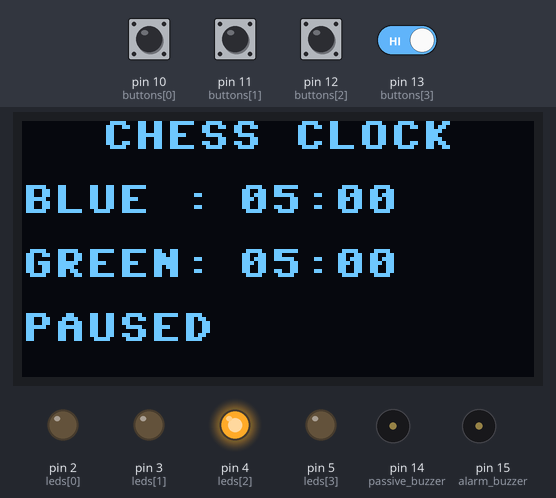
A program run on a simulated MicroPython board. On the bench: 128×64 one-colour display, output pins drawn as LEDs (lit = HIGH), buzzer (waves = sounding, pin HIGH). The test bench sets the inputs (shaded band); at power-on: pin 10 (buttons[0]), pin 11 (buttons[1]), pin 12 (buttons[2]), pin 13 (buttons[3]) HIGH. Library files of the repository ran but are not shown: ssd1306.py.

Above: at 2.6 s.
2.7 s: pin 12 (buttons[2]) pulled LOW for 0.15 s
At 4.5 s:
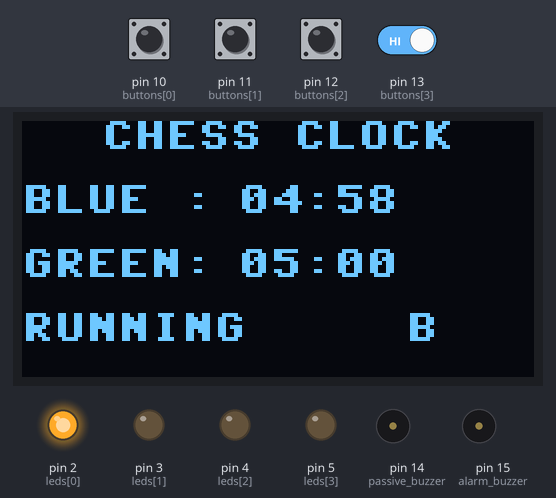
5.3 s: pin 10 (buttons[0]) pulled LOW for 0.15 s
At 7.2 s:
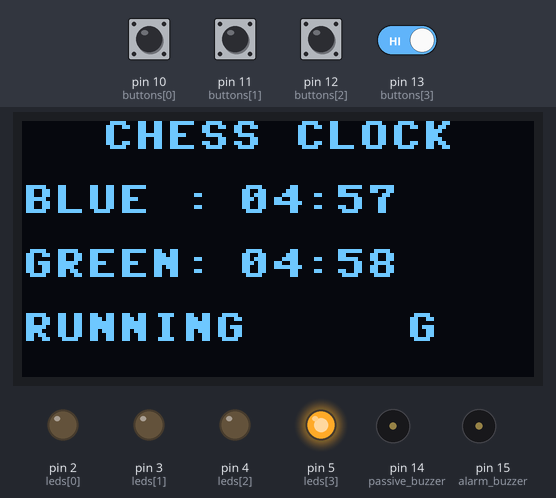
7.9 s: pin 12 (buttons[2]) pulled LOW for 1 s
At 8.7 s:
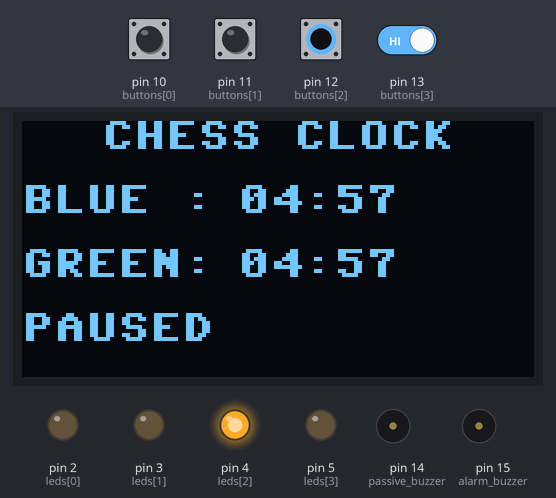
10.4 s: pin 11 (buttons[1]) pulled LOW for 0.15 s
At 11.5 s:
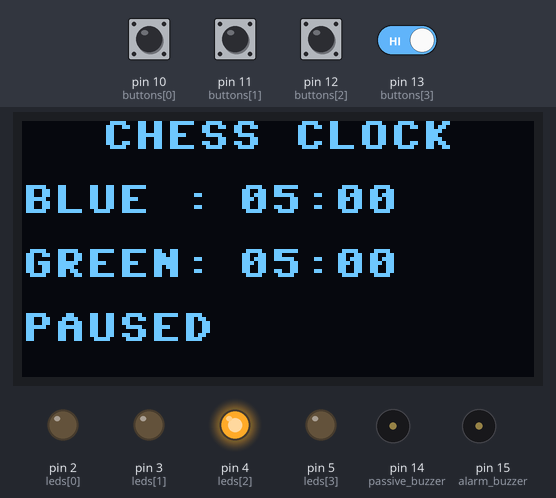
12.0 s: pin 12 (buttons[2]) driven LOW and pin 13 (buttons[3]) driven LOW
At 12.46 s:
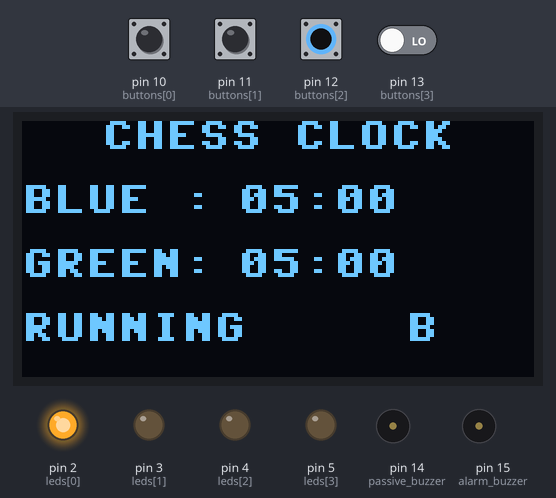
13.8 s: pin 10 (buttons[0]) pulled LOW for 1 s
At 15.8 s:
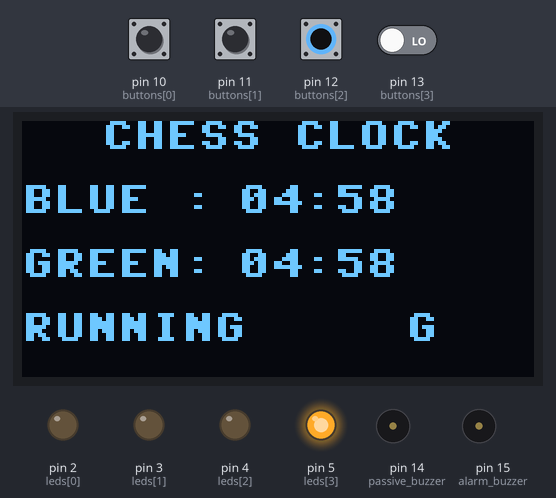
Timing chart, 0 to 17.3 s (numbered marks = the images above; inputs shaded):
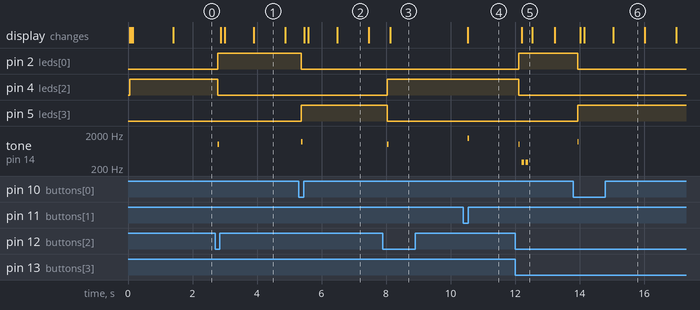

Measured:
- after the input at 2.7 s, pin 2 (leds[0]): LOW → HIGH after 0.09 s; pin 4 (leds[2]): HIGH → LOW after 0.09 s; tone on pin 14 (passive_buzzer): silent → 1000 Hz after 0.09 s, → silent 0.04 s later; the display: first changes after 0.18 s (image 1 shows a later state)
- after the input at 5.3 s, pin 2 (leds[0]): HIGH → LOW after 0.08 s; pin 5 (leds[3]): LOW → HIGH after 0.08 s; tone on pin 14 (passive_buzzer): silent → 1200 Hz after 0.08 s, → silent 0.04 s later; the display: first changes after 0.17 s (image 2 shows a later state)
- after the input at 7.9 s, pin 4 (leds[2]): LOW → HIGH after 0.14 s; pin 5 (leds[3]): HIGH → LOW after 0.14 s; tone on pin 14 (passive_buzzer): silent → 1000 Hz after 0.14 s, → silent 0.04 s later; the display: changes after 0.23 s (image 3)
- after the input at 10.4 s, tone on pin 14 (passive_buzzer): silent → 1500 Hz after 0.13 s, → silent 0.05 s later; the display: changes after 0.13 s (image 4)
- after the input at 12.0 s, pin 2 (leds[0]): LOW → HIGH after 0.11 s; pin 4 (leds[2]): HIGH → LOW after 0.11 s; tone on pin 14 (passive_buzzer): silent → 1000 Hz after 0.11 s, then repeats every 0.13 s: silent 0.05 s, 300 Hz 0.08 s, until it stays silent from 12.4 s; the display: changes after 0.20 s (image 5)
- after the input at 13.8 s, pin 2 (leds[0]): HIGH → LOW after 0.14 s; pin 5 (leds[3]): LOW → HIGH after 0.14 s; tone on pin 14 (passive_buzzer): silent → 1200 Hz after 0.14 s, → silent 0.04 s later; the display: first changes after 0.23 s (image 6 shows a later state)
- what the display in image 1 shows lasts 1.0 s, from 3.9 s to 4.9 s

The program:

chess_clock.py
```python
from machine import Pin, I2C, PWM
import time
import ssd1306

# ============================================================
# PIN CONFIG
# ============================================================
LED_PINS = [2, 3, 4, 5]           # Blue, Red, Yellow, Green
BUTTON_PINS = [10, 11, 12, 13]    # Blue, Red, Yellow, Green
BUZZER_PIN = 14                   # Passive buzzer
ALARM_PIN = 15                    # Active buzzer

WIDTH = 128
HEIGHT = 64

# OLED I2C wiring
i2c = I2C(0, scl=Pin(17), sda=Pin(16), freq=200000)
oled = ssd1306.SSD1306_I2C(WIDTH, HEIGHT, i2c)

# ============================================================
# GAME SETTINGS
# ============================================================
START_SECONDS = 5 * 60     # 5 minutes per player
INCREMENT_SECONDS = 0       # set to 2, 3, etc. if you want increment

# ============================================================
# HARDWARE SETUP
# ============================================================
leds = [Pin(p, Pin.OUT) for p in LED_PINS]
for led in leds:
    led.off()

buttons = [Pin(p, Pin.IN, Pin.PULL_UP) for p in BUTTON_PINS]

passive_buzzer = PWM(Pin(BUZZER_PIN))
passive_buzzer.duty_u16(0)

alarm_buzzer = Pin(ALARM_PIN, Pin.OUT)
alarm_buzzer.off()

# Button order:
# 0 = Blue, 1 = Red, 2 = Yellow, 3 = Green
btn_blue = buttons[0]
btn_red = buttons[1]
btn_yellow = buttons[2]
btn_green = buttons[3]

# LED order:
# 0 = Blue, 1 = Red, 2 = Yellow, 3 = Green
led_blue = leds[0]
led_red = leds[1]
led_yellow = leds[2]
led_green = leds[3]

# ============================================================
# HELPERS
# ============================================================
def format_time(ms):
    if ms < 0:
        ms = 0
    total_seconds = ms // 1000
    mm = total_seconds // 60
    ss = total_seconds % 60
    return "{:02d}:{:02d}".format(mm, ss)

def beep(freq=1200, ms=50):
    passive_buzzer.freq(freq)
    passive_buzzer.duty_u16(30000)
    time.sleep_ms(ms)
    passive_buzzer.duty_u16(0)

def error_beep():
    beep(300, 80)
    time.sleep_ms(50)
    beep(300, 80)

def alarm_beep():
    # Active buzzer alarm
    for _ in range(20):
        alarm_buzzer.on()
        time.sleep_ms(100)
        alarm_buzzer.off()
        time.sleep_ms(100)

class DebouncedButton:
    def __init__(self, pin, debounce_ms=50):
        self.pin = pin
        self.debounce_ms = debounce_ms
        self.last_raw = pin.value()
        self.stable = self.last_raw
        self.last_change = time.ticks_ms()
        self.pressed_event = False

    def update(self, now):
        raw = self.pin.value()

        if raw != self.last_raw:
            self.last_raw = raw
            self.last_change = now

        if time.ticks_diff(now, self.last_change) > self.debounce_ms:
            if raw != self.stable:
                self.stable = raw
                if self.stable == 0:
                    self.pressed_event = True

    def pressed(self):
        if self.pressed_event:
            self.pressed_event = False
            return True
        return False

# ============================================================
# GAME STATE
# ============================================================
remaining = [START_SECONDS * 1000, START_SECONDS * 1000]  # [Blue, Green]
turn = 0           # 0 = Blue, 1 = Green
running = False
game_over = False
last_tick = time.ticks_ms()

dbuttons = [DebouncedButton(pin) for pin in buttons]

def set_leds():
    # Blue LED for blue player's turn, Green LED for green player's turn
    # Yellow LED for paused, Red LED for game over
    for led in leds:
        led.off()

    if game_over:
        led_red.on()
    elif not running:
        led_yellow.on()
    else:
        if turn == 0:
            led_blue.on()
        else:
            led_green.on()

def draw():
    oled.fill(0)
    oled.text("CHESS CLOCK", 20, 0)

    oled.text("BLUE :", 0, 16)
    oled.text(format_time(remaining[0]), 54, 16)

    oled.text("GREEN:", 0, 32)
    oled.text(format_time(remaining[1]), 54, 32)

    if game_over:
        if remaining[0] <= 0:
            oled.text("BLUE TIME UP", 0, 48)
        else:
            oled.text("GREEN TIME UP", 0, 48)
    elif running:
        oled.text("RUNNING", 0, 48)
        oled.text("B" if turn == 0 else "G", 96, 48)
    else:
        oled.text("PAUSED", 0, 48)

    oled.show()

def reset_clock():
    global remaining, turn, running, game_over, last_tick
    remaining = [START_SECONDS * 1000, START_SECONDS * 1000]
    turn = 0
    running = False
    game_over = False
    last_tick = time.ticks_ms()
    set_leds()
    draw()

def switch_turn():
    global turn, last_tick

    # Add increment to the player who just moved
    if INCREMENT_SECONDS > 0:
        remaining[turn] += INCREMENT_SECONDS * 1000

    turn = 1 - turn
    last_tick = time.ticks_ms()
    set_leds()
    beep(1200, 40)

def update_clock(now):
    global running, game_over, last_tick

    if not running or game_over:
        return

    elapsed = time.ticks_diff(now, last_tick)
    if elapsed <= 0:
        return

    remaining[turn] -= elapsed
    last_tick = now

    if remaining[turn] <= 0:
        remaining[turn] = 0
        running = False
        game_over = True
        set_leds()
        draw()
        alarm_beep()

# ============================================================
# STARTUP SCREEN
# ============================================================
reset_clock()
oled.fill(0)
oled.text("CHESS CLOCK", 20, 8)
oled.text("Y: Start/Pause", 0, 28)
oled.text("R: Reset", 0, 40)
oled.text("B/G: Move", 0, 52)
oled.show()
time.sleep_ms(1200)
draw()

# ============================================================
# MAIN LOOP
# ============================================================
while True:
    now = time.ticks_ms()

    # Update all buttons
    for b in dbuttons:
        b.update(now)

    # RED = reset
    if dbuttons[1].pressed():
        reset_clock()
        beep(1500, 50)

    # YELLOW = start / pause / resume
    if dbuttons[2].pressed():
        if game_over:
            reset_clock()
        else:
            running = not running
            last_tick = time.ticks_ms()
            set_leds()
            beep(1000, 40)
            draw()

    # BLUE button = blue player's move
    if dbuttons[0].pressed():
        if running and not game_over and turn == 0:
            switch_turn()
            draw()
        elif not running and not game_over:
            # Optional: allow selecting blue turn while paused
            turn = 0
            set_leds()
            draw()
            beep(900, 30)
        else:
            error_beep()

    # GREEN button = green player's move
    if dbuttons[3].pressed():
        if running and not game_over and turn == 1:
            switch_turn()
            draw()
        elif not running and not game_over:
            # Optional: allow selecting green turn while paused
            turn = 1
            set_leds()
            draw()
            beep(900, 30)
        else:
            error_beep()

    update_clock(now)
    draw()
    time.sleep_ms(20)
```
